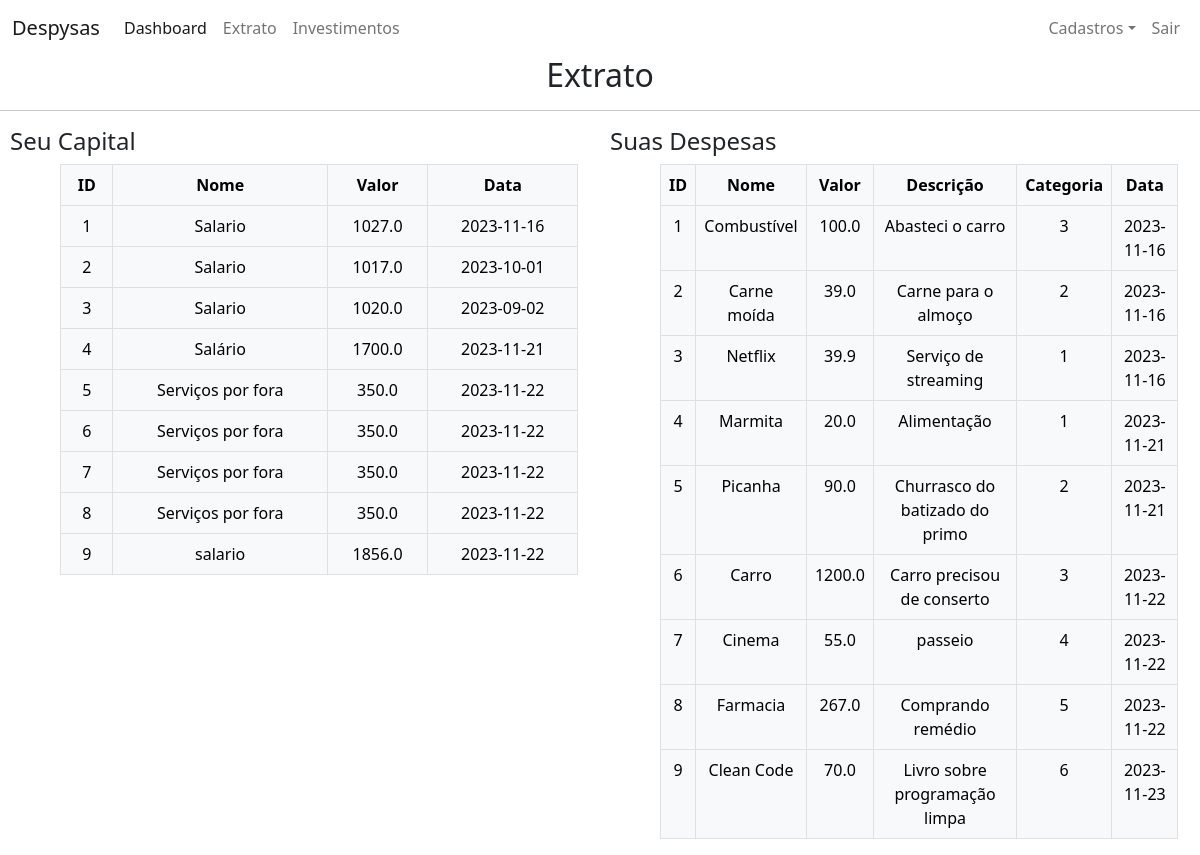
The app's page /table (signed in), older data.
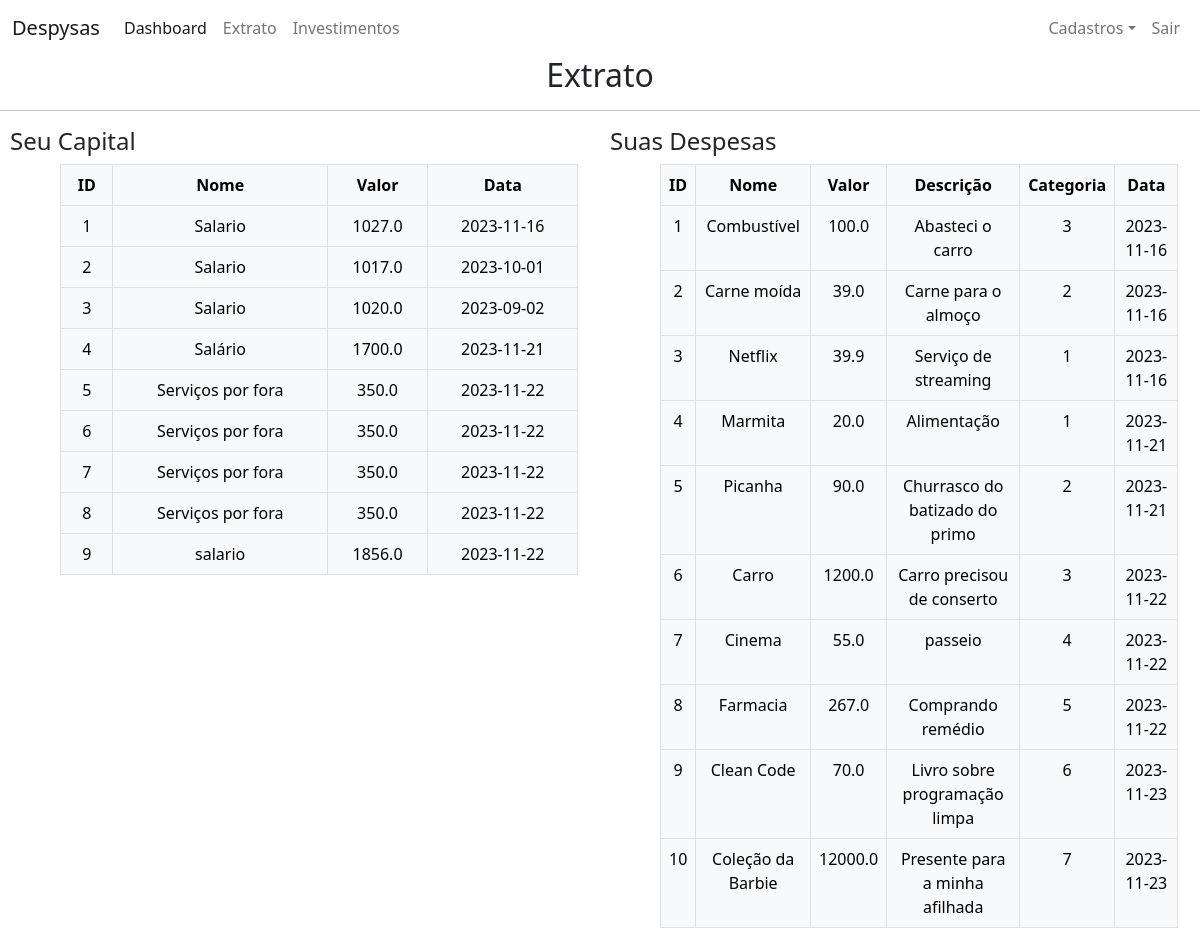
The same page, newer data.
### despysas/models.py (models this page shows)
class Capitais(db.Model):
    id = db.Column(db.Integer, primary_key=True)
    nome = db.Column(db.String(length=30), nullable=False)
    valor = db.Column(db.Float, nullable=False)
    data = db.Column(db.Date, default=date.today(), nullable=True)

class Despesas(db.Model):
    id = db.Column(db.Integer, primary_key=True)
    nome = db.Column(db.String(length=30), nullable=False)
    valor = db.Column(db.Float, nullable=False)
    descricao = db.Column(db.String(length=500), nullable=False)
    categoria = db.Column(db.Integer, db.ForeignKey('categorias.id'), nullable=False)
    data = db.Column(db.Date, default=date.today(), nullable=True)

### despysas/routes.py (the view)
@app.route('/table') # decorator rota table
@login_required
def page_table():
    capital = Capitais.query.all() # consulta em todas as linhas da tabela Capitais
    despesa = Despesas.query.all() # consulta em todas as linhas da tabela Despesas
    return render_template("table.html", capital=capital, despesa=despesa) # renderiza o arquivo table.html com os parametros

### despysas/models.py (called while the page is built)
@login_manager.user_loader
def load_user(user_id):
    return Users.query.get(int(user_id))

### despysas/templates/table.html (shortened to what this page needs)
{% extends 'base.html' %}
{% block content %}
    <h2 style="text-align: center;">Extrato</h2>
    <hr>
    <div class="row" style="max-width: 100%;">
        <div class="col-sm-6">
            <h4 style="margin-left: 10px;">Seu Capital</h4>
            <table class="table table-hover table-bordered table-light" style="max-width: 90%; text-align: center; margin-left: 60px;">
                <thead>
                    <th scope="col">ID</th>
                    <th scope="col">Nome</th>
                    <th scope="col">Valor</th>
                    <th scope="col">Data</th>
                </thead>
                <tbody>
                    {% for item in capital %}
                    <tr>
                        <td>{{item.id}}</td>
                        <td>{{item.nome}}</td>
                        <td>{{item.valor}}</td>
                        <td>{{item.data}}</td>
                    </tr>
                    {% endfor %}
                </tbody>
            </table>
        </div>
        <div class="col-sm-6">
            <h4 style="margin-left: 10px;">Suas Despesas</h4>
            <table class="table table-hover table-bordered table-light" style="max-width: 90%; text-align: center; margin-left: 60px;">
                <thead>
                    <th scope="col">ID</th>
                    <th scope="col">Nome</th>
                    <th scope="col">Valor</th>
                    <th scope="col">Descrição</th>
                    <th scope="col">Categoria</th>
                    <th scope="col">Data</th>
                </thead>
                <tbody>
                    {% for item in despesa %}
                    <tr>
                        <td>{{item.id}}</td>
                        <td>{{item.nome}}</td>
                        <td>{{item.valor}}</td>
                        <td>{{item.descricao}}</td>
                        <td>{{item.categoria}}</td>
                        <td>{{item.data}}</td>
                    </tr>
                    {% endfor %}
                </tbody>
            </table>
        </div>
    </div>
{% endblock %}

### despysas/templates/base.html (shortened to what this page needs)
<!DOCTYPE html>
<html lang="en">
<head>
    <link rel="stylesheet" href="https://cdn.jsdelivr.net/npm/bootstrap@5.2.3/dist/css/bootstrap.min.css">
</head>
<body>
    <nav class="navbar navbar-expand-lg bg-body-tertiary">
        <div class="container-fluid">
          <a class="navbar-brand" href="#">Despysas</a>
          <div class="collapse navbar-collapse" id="navbarNavAltMarkup">
            <div class="navbar-nav me-auto">
              <a class="nav-link active" aria-current="page" href="{{url_for('page_dashboard')}}">Dashboard</a>
              <a class="nav-link" href="{{url_for('page_table')}}">Extrato</a>
              <a class="nav-link" href="{{url_for('page_investimentos')}}">Investimentos</a>
            </div>
            <div class="navbar-nav ms-auto">
              {% if current_user.is_authenticated %}
              <div class="navbar-nav">
                <div class="nav-item dropdown">
                  <a href="#" class="nav-link dropdown-toggle" data-bs-toggle="dropdown">Cadastros</a>
                </div>
                <a class="nav-link" href="{{url_for('page_logout')}}">Sair</a>
              </div>
              {% else %}
              <div class="navbar-nav">
                <a class="nav-link" href="{{url_for('page_login')}}">Login</a>
              </div>
              {% endif %}
            </div>
          </div>
        </div>
      </nav>
      {% block content %}
      {% endblock %}
</body>
</html>

### despysas/templates/base.html (style rules this page uses)
html, body { height: 100%; margin: 0; padding: 0; }
body { background-image: url("/static/background.jpg"); background: #fdc700; background: -moz-linear-gradient(top, #fff 0%, #fdc700 100%); background: -webkit-gradient(linear, left top, left bottom, color-stop(0%, #633535), color-stop(100%, #943bea)); background: -webkit-linear-gradient(top, #FAF844 10%, #DEAA3C 100%); background: -o-linear-gradient(top, #DEAA3C 0%, #fdc700 100%); background: -ms-linear-gradient(top, #554d4d 0%, #F5D14E 100%); background: linear-gradient(to bottom, #ffffff 0%, #ffffff 100%); }

Row changes from the older to the newer data that the page shows:
added Despesas: id "10", nome "Coleção da Barbie", valor "12000.0", descricao "Presente para a minha afilhada", categoria "7", data "2023-11-23"
